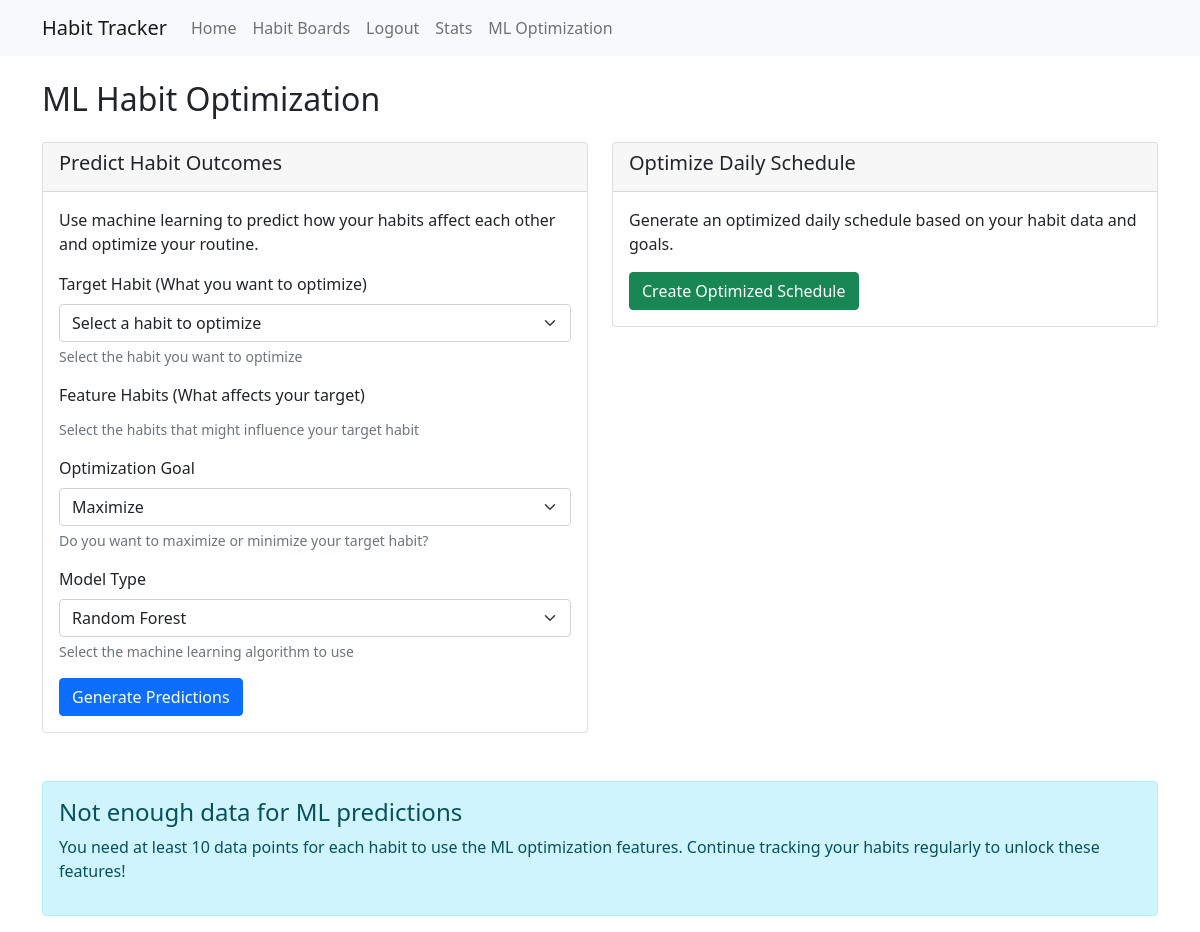
The app's page /models (signed in), older data.
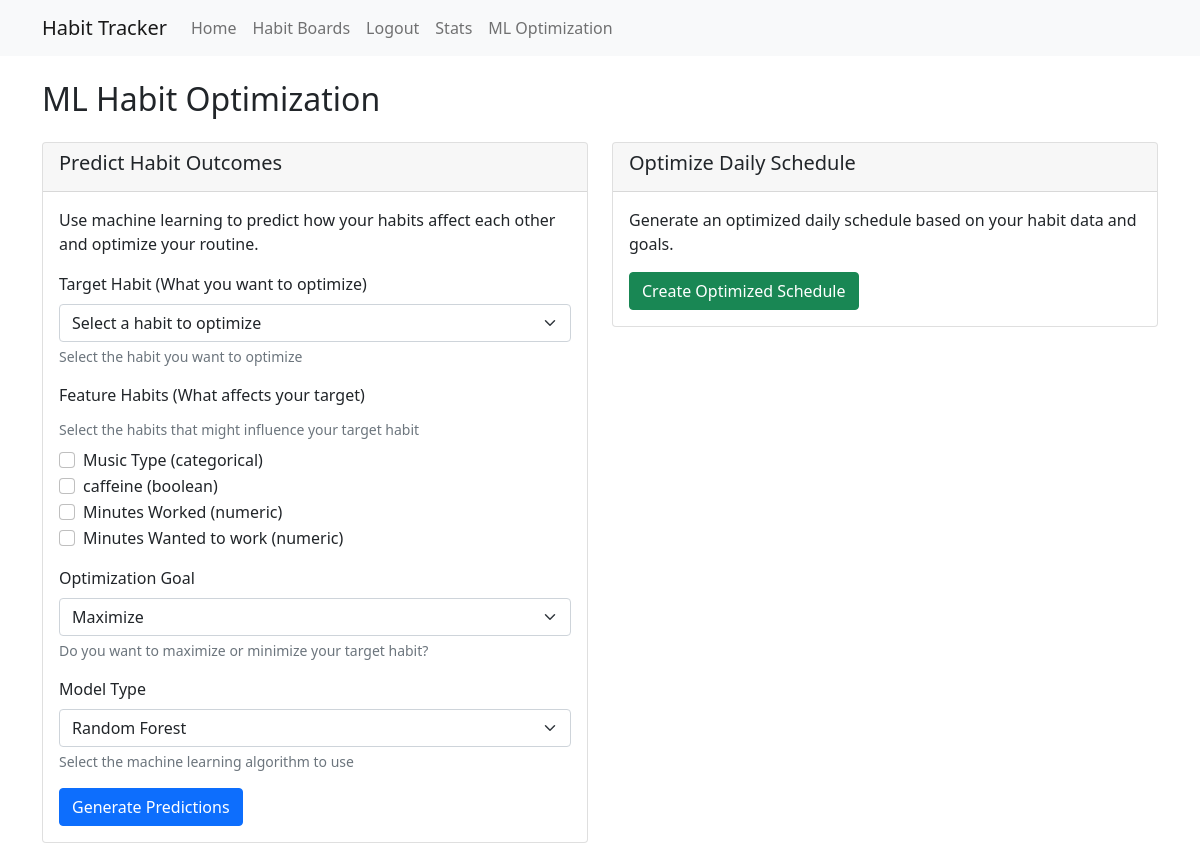
The same page, newer data.
### tables this page shows
CREATE TABLE habits (
    id INTEGER PRIMARY KEY AUTOINCREMENT,
    user_id INTEGER NOT NULL,
    board_id INTEGER NOT NULL,
    name TEXT NOT NULL,
    description TEXT,
    frequency TEXT, -- can be NULL for batch habits
    variable_type TEXT NOT NULL CHECK(variable_type IN ('boolean', 'numeric', 'categorical')),
    created TIMESTAMP NOT NULL DEFAULT CURRENT_TIMESTAMP,
    FOREIGN KEY (user_id) REFERENCES users (id),
    FOREIGN KEY (board_id) REFERENCES habit_boards (id)
);

### app.py (the view, shortened to what this page needs)
@app.route('/models', methods=['GET', 'POST'])
@login_required
def models():
    conn = get_db_connection()
    habits = conn.execute('''
        SELECT h.id, h.name, h.variable_type, COUNT(e.id) as entry_count
        FROM habits h
        LEFT JOIN entries e ON h.id = e.habit_id
        WHERE h.user_id = ?
        GROUP BY h.id
        HAVING entry_count >= 10
    ''', (session['user_id'],)).fetchall()
    target_habits = [h for h in habits if h['variable_type'] in ('numeric', 'boolean')]
    feature_habits = [h for h in habits if h['entry_count'] >= 10]
    conn.close()
    return render_template('models.html', target_habits=target_habits, feature_habits=feature_habits)

### app.py (called while the page is built)
def get_db_connection():
    conn = sqlite3.connect('habits.db')
    conn.row_factory = sqlite3.Row
    return conn

def login_required(f):
    @wraps(f)
    def decorated_function(*args, **kwargs):
        if 'user_id' not in session:
            return redirect(url_for('login'))
        return f(*args, **kwargs)
    return decorated_function

### templates/models.html (shortened to what this page needs)
{% extends "base.html" %}
{% block content %}
<h2 class="mb-4">ML Habit Optimization</h2>
<div class="row">
    <div class="col-md-6">
        <div class="card mb-4">
            <div class="card-header">
                <h5>Predict Habit Outcomes</h5>
            </div>
            <div class="card-body">
                <p>Use machine learning to predict how your habits affect each other and optimize your routine.</p>
                <form action="{{ url_for('models') }}" method="post">
                    <div class="mb-3">
                        <label for="target_habit" class="form-label">Target Habit (What you want to optimize)</label>
                        <select class="form-select" id="target_habit" name="target_habit" required>
                            <option value="">Select a habit to optimize</option>
                        </select>
                        <div class="form-text">Select the habit you want to optimize</div>
                    </div>
                    <div class="mb-3">
                        <label class="form-label">Feature Habits (What affects your target)</label>
                        <div class="form-text mb-2">Select the habits that might influence your target habit</div>
                        {% for habit in feature_habits %}
                            <div class="form-check">
                                <input class="form-check-input" type="checkbox" name="feature_habits" value="{{ habit['id'] }}" id="habit_{{ habit['id'] }}">
                                <label class="form-check-label" for="habit_{{ habit['id'] }}">
                                    {{ habit['name'] }} ({{ habit['variable_type'] }})
                                </label>
                            </div>
                        {% endfor %}
                    </div>
                    <div class="mb-3">
                        <label for="optimization_goal" class="form-label">Optimization Goal</label>
                        <select class="form-select" id="optimization_goal" name="optimization_goal" required>
                            <option value="maximize">Maximize</option>
                        </select>
                        <div class="form-text">Do you want to maximize or minimize your target habit?</div>
                    </div>
                    <div class="mb-3">
                        <label for="model_type" class="form-label">Model Type</label>
                        <select class="form-select" id="model_type" name="model_type" required>
                            <option value="random_forest">Random Forest</option>
                        </select>
                        <div class="form-text">Select the machine learning algorithm to use</div>
                    </div>
                    <button type="submit" class="btn btn-primary">Generate Predictions</button>
                </form>
            </div>
        </div>
    </div>
    <div class="col-md-6">
        <div class="card">
            <div class="card-header">
                <h5>Optimize Daily Schedule</h5>
            </div>
            <div class="card-body">
                <p>Generate an optimized daily schedule based on your habit data and goals.</p>
                <a href="{{ url_for('optimize_schedule') }}" class="btn btn-success">Create Optimized Schedule</a>
            </div>
        </div>
    </div>
</div>
{% if not target_habits %}
<div class="alert alert-info mt-4">
    <h4>Not enough data for ML predictions</h4>
    <p>You need at least 10 data points for each habit to use the ML optimization features. Continue tracking your habits regularly to unlock these features!</p>
</div>
{% endif %}
{% endblock %}

Row changes from the older to the newer data that the page shows:
now on this page (row unchanged): habits: name "Music Type", variable_type "categorical"
now on this page (row unchanged): habits: name "caffeine", variable_type "boolean"
added habits: name "Minutes Worked", variable_type "numeric"
added habits: name "Minutes Wanted to work", variable_type "numeric"
Text that changed along with them:
text no longer shown: "Not enough data for ML predictions You need at least 10 data points for each habit to use the ML optimization features. Continue tracking your habits regularly to unlock these features!"
